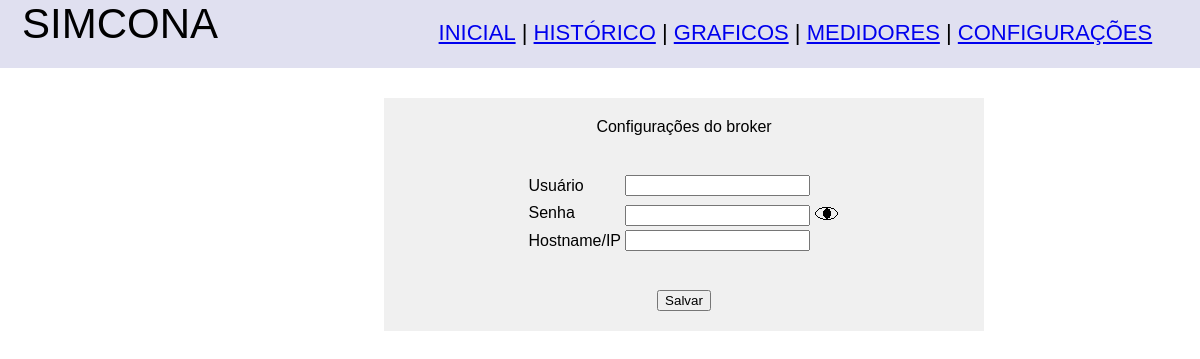
The app's page /configura.php, older data.
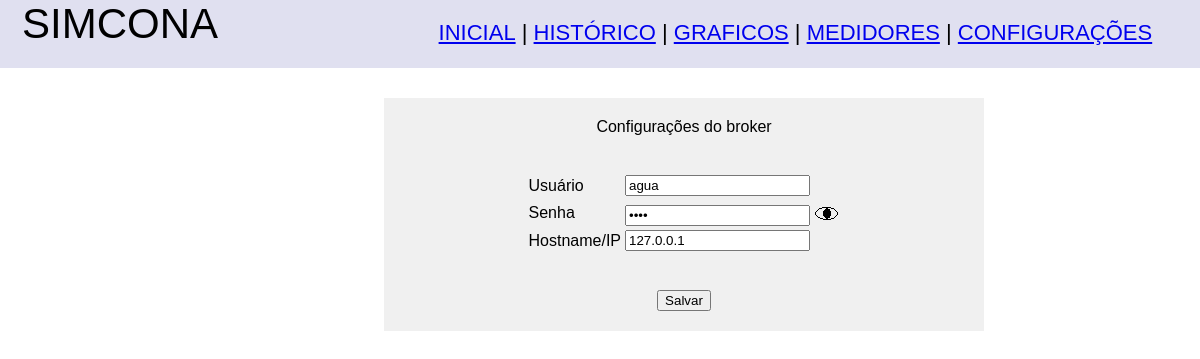
The same page, newer data.
### tables this page shows
CREATE TABLE Configuracao (
id INT NOT NULL PRIMARY KEY ,
usuarioBroker VARCHAR(128),
senhaBroker VARCHAR(128),
enderecoBroker VARCHAR(255)
);

### html/cntrl/config.php (called while the page is built, shortened)
<?php
function retornaConfig()
	{
	$pdo = Banco::obterConexao();
	$statement = $pdo->prepare("SELECT usuarioBroker, senhaBroker, enderecoBroker  FROM Configuracao WHERE id = 0");
	$statement->execute();
	return($statement->fetchAll()[0]);
	}
?>

### html/configura.php (the view, shortened to what this page needs)
<!DOCTYPE html>
<html>
<head>
	<link rel="stylesheet" type="text/css" href="reset.css">
	<link rel="stylesheet" type="text/css" href="css.css">
</head>
<body>
<?php
	require_once('cntrl/config.php');
	$config = retornaConfig();
?>
<center>
	<div class="corpo">
		<center>
			<div class="config">
				Configurações do broker<br><br><br>
				<form action="configura.php" method="POST">
				<table>
					<tr>
						<td><p align="left">Usuário</p></td>
						<td><input type="text" name="usuario" value="<?php echo $config['usuarioBroker']; ?>"></td>
					</tr>
					<tr>
						<td><p align="left">Senha</p></td>
						<td><input type="password" name="senha" id="senha" value="<?php echo $config['senhaBroker']; ?>"> <img id="exibe" src="img/exibe.gif"></td>
					</tr>
					<tr>
						<td><p align="left">Hostname/IP</p></td>
						<td><input type="text" name="servidor" value="<?php echo $config['enderecoBroker']; ?>"></td>
					</tr>
				</table>
				<br><br>
				<input type="submit" value="Salvar" name="salvar">
				</form>
			</div>
		</center>
	</div>
</body>
</html>

Row changes from the older to the newer data that the page shows:
added configuracao: usuario "agua", servidor "127.0.0.1"
